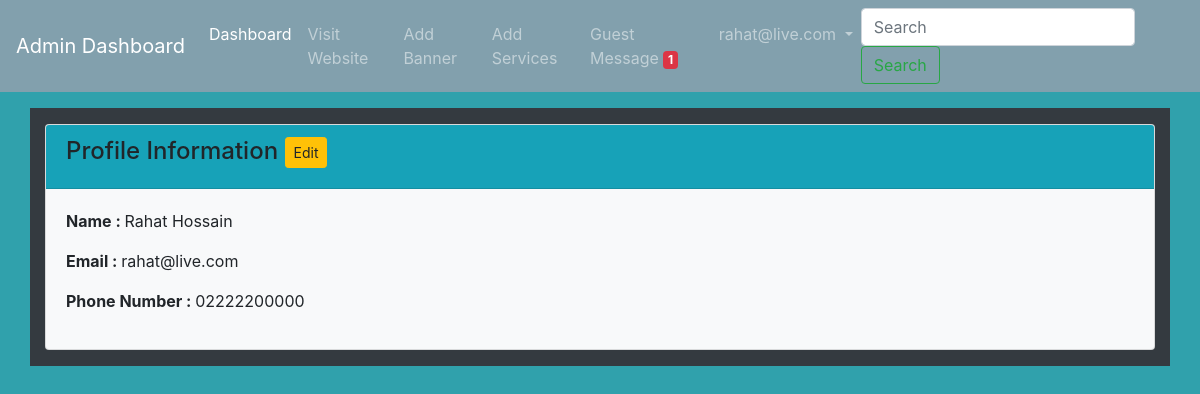
Screenshot of /admin/profile.php (signed in) with the database file from the repository.
### tables this page shows
CREATE TABLE `users` (
  `id` int(11) NOT NULL,
  `name` varchar(100) NOT NULL,
  `email` varchar(100) NOT NULL,
  `phone_number` varchar(20) NOT NULL,
  `password` varchar(50) NOT NULL
);

### admin/profile.php (the view, shortened to what this page needs)
<?php
    require_once '../header.php';
    require_once 'navbar.php';
    $email = $_SESSION['user_email'];
    $get_query = "SELECT name, email, phone_number FROM users WHERE email='$email'";
    $from_db = mysqli_query($db_connect , $get_query);
    $after_assoc = mysqli_fetch_assoc($from_db);
?>
<div class="container">
    <div class="row">
        <div class="col-12 bg-dark mt-3">
            <div class="card bg-light mb-3 mt-3">
                <div class="card-header bg-info">
                    <h4>Profile Information
                        <a class="btn btn-sm btn-warning" href="profile_edit.php">Edit</a>
                    </h4>
                </div>
                <div class="card-body">
                    <p><b>Name : </b><?= $after_assoc['name'] ?> </p>
                    <p><b>Email :  </b><?= $after_assoc['email'] ?> </p>
                    <p><b>Phone Number :  </b><?= $after_assoc['phone_number'] ?> </p>
                </div>
            </div>
        </div>
    </div>
</div>
<?php
require_once '../footer.php';
?>

### style.css (style rules this page uses)
body { margin: 0; padding: 0; background-color: #30a1ac; }

### rows the page displays
users: name "Rahat Hossain", email "rahat@live.com", phone_number "02222200000"

### other values shown
$_SESSION['user_email'] "rahat@live.com"
